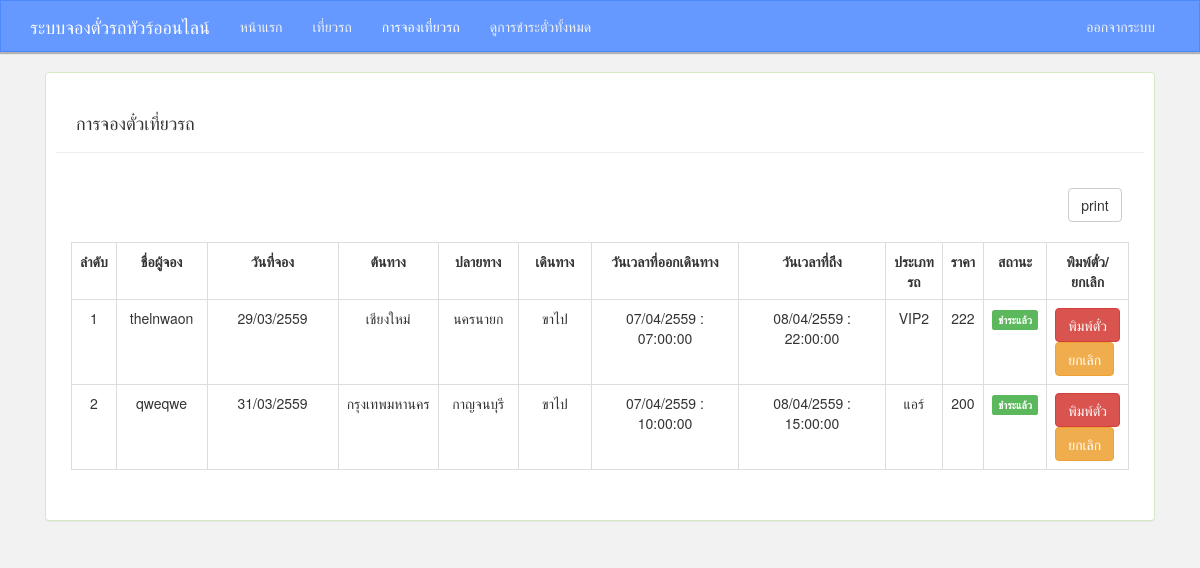
The app's page /index.php?p=see_booking_member (signed in) with its own data.
### tables this page shows
CREATE TABLE IF NOT EXISTS `reservation` (
  `res_id` int(11) NOT NULL AUTO_INCREMENT,
  `date_booking` varchar(10) NOT NULL,
  `time_booking` time NOT NULL,
  `seat_no` varchar(7) NOT NULL,
  `id_rou` int(11) NOT NULL,
  `id_user` int(11) NOT NULL,
  `id_pay_price` varchar(50) NOT NULL,
  `status` varchar(1) NOT NULL,
  PRIMARY KEY (`res_id`)
);

CREATE TABLE IF NOT EXISTS `user` (
  `user_id` int(11) NOT NULL AUTO_INCREMENT,
  `user_name` varchar(50) NOT NULL,
  `user_username` varchar(50) NOT NULL,
  `user_pid` varchar(13) NOT NULL,
  `user_sex` varchar(1) NOT NULL,
  `user_email` varchar(50) NOT NULL,
  `user_tel` varchar(10) NOT NULL,
  `date_save` varchar(10) NOT NULL,
  `emp_id` int(11) NOT NULL,
  PRIMARY KEY (`user_id`)
);

CREATE TABLE IF NOT EXISTS `route` (
  `rou_id` int(11) NOT NULL AUTO_INCREMENT,
  `dep_time` varchar(10) NOT NULL,
  `arr_time` varchar(10) NOT NULL,
  `begin_travel` varchar(15) NOT NULL,
  `end_travel` varchar(15) NOT NULL,
  `price` int(11) NOT NULL,
  `status_go` varchar(1) NOT NULL,
  `date_go` varchar(10) NOT NULL,
  `date_gone` varchar(10) NOT NULL,
  `id_bustype` int(11) NOT NULL,
  `id_emp` int(11) NOT NULL,
  PRIMARY KEY (`rou_id`)
);

CREATE TABLE IF NOT EXISTS `bustype` (
  `bustype_id` int(11) NOT NULL AUTO_INCREMENT,
  `bustype_name` varchar(150) NOT NULL,
  `carnumber` int(10) NOT NULL,
  `unit_id` int(11) NOT NULL,
  `emp_id` int(11) NOT NULL,
  PRIMARY KEY (`bustype_id`)
);

### page/see_booking_member.php (the view)
          <div class="panel panel-success ">
            <div class="panel-padding">
            <div class="page-header">
  <h4>&nbsp;&nbsp;&nbsp;&nbsp;การจองตั๋วเที่ยวรถ</h4>
</div>
          <div class="panel-body ">
          	<div class="row">
          <div class="col-md-11">
          </div>
          <div class="col-md-1">
          <button class="btn btn-default" id="print">print</button><br><br>
          </div>
          </div>
          	 <div class="row">
          <div class="col-md-12">
          		 <table class="table table-bordered">
          		 <tr>
          <th><center>ลำดับ</center></th>
          <th width="100px"><center>ชื่อผู้จอง</center></th>
          <th width="170px"><center>วันที่จอง</center></th>
          		 	<th width="90px"><center>ต้นทาง</center></th>
          		 	<th width="90px"><center>ปลายทาง</center></th>
          		 	<th width="100px"><center>เดินทาง</center></th>
          		 	<th width="200px"><center>วันเวลาที่ออกเดินทาง</center></th>
                  <th width="200px"><center>วันเวลาที่ถึง</center></th>
                  <th><center>ประเภทรถ</center></th>
                  <th><center>ราคา</center></th>
                  <th><center>สถานะ</center></th>
                  <th id="hide"><center>พิมพ์ตั๋ว/ยกเลิก</center></th>
                  </tr>
          	<?php
          	require 'config.php';
          	  $sql  ="SELECT route.*,bustype.bustype_name,reservation.*,user.* FROM reservation  INNER JOIN route ON  route.rou_id = reservation.id_rou INNER JOIN bustype ON route.id_bustype = bustype.bustype_id INNER JOIN user ON  reservation.id_user=user.user_id ";
          	    $result = $con->prepare($sql);
                      $result -> execute();
                      $i = 1;
                      while($rs2 = $result->fetch()){
                      	if($rs2['status_go'] == "0")
		         			$travel = "ขาไป";
		         			else 	$travel = "ขากลับ";
                      	?>
                      	<tr>
         					<td><center><?= $i?></center></td>
         					<td><center><?= $rs2['user_name']?></center></td>
         					<td><center><?= $rs2['date_booking']?></center></td>
         					<td><center><?= $rs2['begin_travel']?></center></td>
         					<td><center><?= $rs2['end_travel']?></center></td>
         					<td><center><?= $travel?></center></td>
         					<td><center><?= $rs2['date_go']," : ",$rs2['dep_time']?></center></td>
                  <td><center><?= $rs2['date_gone']," : ",$rs2['arr_time']?></center></td>
         					<td><center><?= $rs2['bustype_name']?></center></td>
         					<td><center><?= $rs2['price']?></center></td>
         					<td><center>
         					<?php
         					if($rs2['status'] == "0"){
         						?>
         						<button class="btn btn-default" onclick="reconfirm(<?= $rs2['res_id']?>)" type="button">ยังไม่ได้ชำระ</button>
         						<?php
         					}else{
         					?>
         					<span class="label label-success">ชำระแล้ว</span>
         					<?php }?>
         					</center></td>
         					<td id="hide">
         					<a href="?p=print_booking&id=<?= $rs2['res_id']?>"><button class="btn btn-danger">พิมพ์ตั๋ว</button></a>
         					<button class="btn btn-warning" type="button" onclick="del_reconfirm(<?= $rs2['res_id']?>)" >ยกเลิก</button></td>
         					</tr>
                      	<?php
                       $i ++;}
          	?>
          	</table>
          	</div>
          	</div>
          </div>
          </div>
          </div>

### index.php (shortened to what this page needs)
<!DOCTYPE html>
<html lang="">
<head>
	<link rel="stylesheet" media="screen" href="bootstrap/css/bootstrap.min.css">
    <link rel="stylesheet" href="bootstrap/css/style.css">
</head>
<body>
    	<nav id="hide" class="navbar navbar-default none-radius ">
          <div class="container">
            <div class="navbar-header ">
              <a class="navbar-brand acolor"  href="#">ระบบจองตั๋วรถทัวร์ออนไลน์</a>
            </div>
            <div class="collapse navbar-collapse" id="bs-example-navbar-collapse-1">
              <ul class="nav navbar-nav">
                 <?php $status = ""; if(isset($_SESSION['status'])) $status = $_SESSION['status']; ?>
              <li  <?php  if(isset($_GET['p'])) { $p = $_GET['p'];if($p == "home")echo "class='activity'"; }?>  ><a href="?p=home"  >หน้าแรก</a></li>
                <li  <?php  if(isset($_GET['p'])) { $p = $_GET['p'];if($p == "travel_bus")echo "class='activity'"; }?>  > <a href="?p=travel_bus">เที่ยวรถ<span class="sr-only">(current)</span></a></li>
              <?php if($status == "admin" || $status == "employee"){?>
                 <?php if($status == "employee"){ ?>
               <li  <?php  if(isset($_GET['p'])) { $p = $_GET['p'];if($p == "see_booking_member")echo "class='activity'"; }?>  > <a href="?p=see_booking_member">การจองเที่ยวรถ<span class="sr-only">(current)</span></a></li>
                 <li  <?php  if(isset($_GET['p'])) { $p = $_GET['p'];if($p == "all_price")echo "class='activity'"; }?>  > <a href="?p=all_price">ดูการชำระตั๋วทั้งหมด<span class="sr-only">(current)</span></a></li>
               <?php }?>
                 <?php
                        }?>
              </ul>
              <ul class="nav navbar-nav navbar-right">
               <?php if(isset($_SESSION['status'])) {?>
                <li onclick="logout()" ><a href="#">ออกจากระบบ</a></li>
              <?php }else{ ?>
              <li data-toggle="modal" data-target="#modal2"><a href="#">เข้าสู่ระบบ</a></li>
              <?php }?>
              </ul>
            </div>
          </div>
        </nav>
        <div class="container">
        <div class="col-md-12">
          <?php
            if(isset($_GET['p'])){
              $page = $_GET['p'];
              if($page == "home"){
                include 'page/home.php';
              }
              else if($page == "check_login"){
                include 'process/check_login.php';
              }
              else if($page == "logout"){
                include 'process/logout.php';
              }
              else if($page == "inmem"){
                include 'process/insert_member.php';
              }
              else if($page == "show_history_booking"){
                include 'page/show_history_booking.php';
              }
              else if($page == "history_gone"){
                include 'page/history_gone.php';
              }
              else if($page == "in_user_booking"){
                include 'process/in_user_booking.php';
              }
              else if($page == "print_booking"){
                include 'page/print_booking.php';
              }
              else if($page == "booking_data_member"){
                include 'page/booking_data_member.php';
              }
              else if($page == "del_booking"){
                include 'process/del_booking.php';
              }
              else if($page == "pass_booking"){
                include 'process/pass_booking.php';
              }
              else if($page == "member"){
                include 'page/member.php';
              }
              else if($page == "all_price"){
                include 'page/all_price.php';
              }
              else if($page == "employee"){
                include 'page/employee.php';
              }
              else if($page == "travel_bus"){
                include 'page/travel_bus.php';
              }
              else if($page == "cancel_booking"){
                include 'process/cancel_booking.php';
              }
              else if($page == "edit"){
                include 'page/edit_mem.php';
              }
              else if($page == "edit_bustype"){
                include 'page/edit_bustype.php';
              }
              else if($page == "see_booking_member"){
                include 'page/see_booking_member.php';
              }
            }
            else{
                include 'page/home.php';
              }
          ?>
        </div>
        </div>
</body>
</html>

### records on screen
reservation: id_user.user_name "thelnwaon", date_booking "29/03/2559", route.begin_travel "เชียงใหม่", route.end_travel "นครนายก", route.status_go "ขาไป", route.date_go "07/04/2559", route.dep_time "07:00:00", route.date_gone "08/04/2559", route.arr_time "22:00:00", bustype.bustype_name "VIP2", route.price "222", status "ชำระแล้ว"
reservation: id_user.user_name "qweqwe", date_booking "31/03/2559", route.begin_travel "กรุงเทพมหานคร", route.end_travel "กาญจนบุรี", route.status_go "ขาไป", route.date_go "07/04/2559", route.dep_time "10:00:00", route.date_gone "08/04/2559", route.arr_time "15:00:00", bustype.bustype_name "แอร์", route.price "200", status "ชำระแล้ว"
